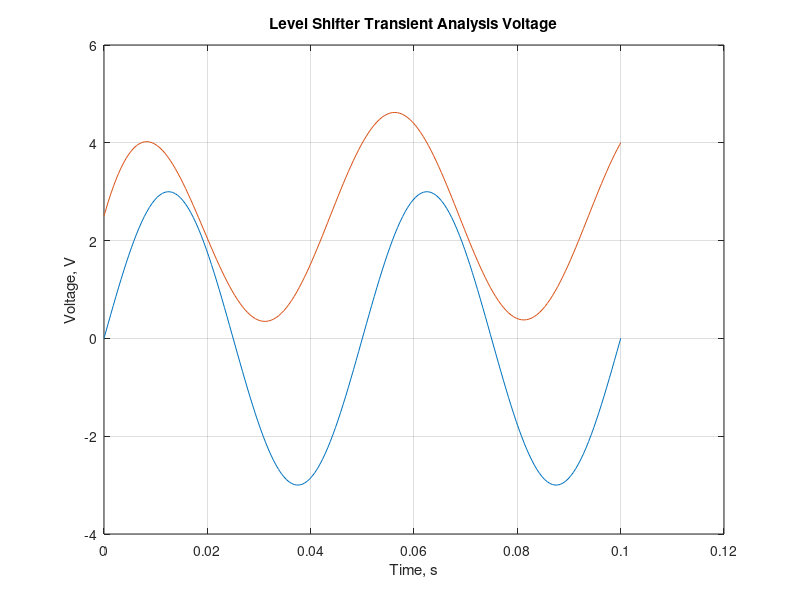

The MATLAB script that drew this image:
% ECE 342 - Cameron Sullivan - HW2 MATLAB code to plot graphs from CSVs

% Plot Vsig
Array1 = csvread('hw2-num4c-vsig.csv');
t = Array1(:, 1);
Vsig = Array1(:, 2);
plot(t, Vsig);
title('Level Shifter Transient Analysis Voltage');
xlabel('Time, s');
ylabel('Voltage, V');
grid on;
hold on;

% Plot Vin
Array2 = csvread('hw2-num4c-vin.csv');
t = Array2(:, 1);
Vin = Array2(:, 2);
plot(t, Vin);